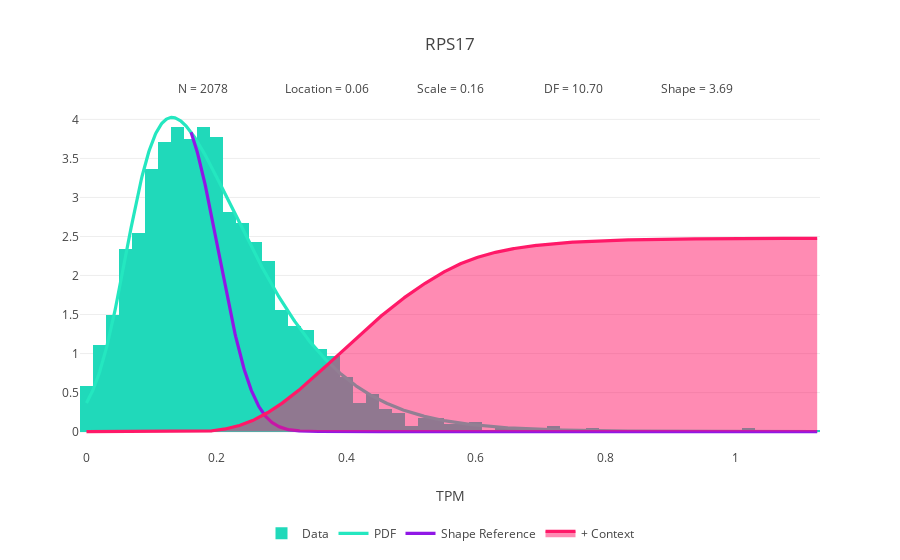

The notebook cell this image was saved under:
### Code cell
for element_type, df in (
    ("feature", feature_x_sample_processed),
    ("sample", feature_x_sample_processed.T),
):

    if SETTING["{}s_to_peek".format(element_type)] is not None:

        for element, element_values in df.loc[
            df.index & SETTING["{}s_to_peek".format(element_type)]
        ].iterrows():

            ccal.plot_context(
                element_values,
                plot_rug=element_values.dropna().size < SETTING["plot_rug_max_size"],
                xaxis_title=SETTING["feature_x_sample_value_name"],
            )

### Figure 1 — Plotly figure (JSON) as saved in the notebook; plotly's stock layout.template omitted (floating-point values rounded to 4 significant figures; data arrays with more than 128 entries replaced by an {"elided": "..."} marker saying what was removed)
{"data": [{"histnorm": "probability density", "hoverinfo": "x+y", "legendgroup": "Data", "marker": {"color": "#20d9ba"}, "name": "Data", "type": "histogram", "uid": "cab484d9-1937-4333-b0fd-186579b41df0", "x": {"elided": "2078 float values"}, "yaxis": "y2"}, {"line": {"color": "#24e7c0", "width": 3.2}, "name": "PDF", "type": "scatter", "uid": "79532c27-db62-4c19-92f6-71c05280fc68", "x": {"elided": "1000 float values"}, "y": {"elided": "1000 float values"}, "yaxis": "y2"}, {"line": {"color": "#9017e6", "width": 3.2}, "name": "Shape Reference", "type": "scatter", "uid": "b4415a77-fff6-463c-8574-efd068479dd8", "x": {"elided": "1000 float values"}, "y": {"elided": "1000 float values"}, "yaxis": "y2"}, {"fill": "tozeroy", "line": {"color": "#0088ff", "width": 3.2}, "name": "- Context", "type": "scatter", "uid": "687a4d0a-eb43-4559-9dbb-90f948cb6b67", "x": [], "y": [], "yaxis": "y2"}, {"fill": "tozeroy", "line": {"color": "#ff1968", "width": 3.2}, "name": "+ Context", "type": "scatter", "uid": "db22bc37-fc39-4fc3-92b6-99560603f2c4", "x": {"elided": "1000 float values"}, "y": {"elided": "1000 float values"}, "yaxis": "y2"}], "layout": {"annotations": [{"showarrow": false, "text": "N = 2078", "x": 0.1667, "xanchor": "center", "xref": "paper", "y": 1.064, "yref": "paper"}, {"showarrow": false, "text": "Location = 0.06", "x": 0.3333, "xanchor": "center", "xref": "paper", "y": 1.064, "yref": "paper"}, {"showarrow": false, "text": "Scale = 0.16", "x": 0.5, "xanchor": "center", "xref": "paper", "y": 1.064, "yref": "paper"}, {"showarrow": false, "text": "DF = 10.70", "x": 0.6667, "xanchor": "center", "xref": "paper", "y": 1.064, "yref": "paper"}, {"showarrow": false, "text": "Shape = 3.69", "x": 0.8333, "xanchor": "center", "xref": "paper", "y": 1.064, "yref": "paper"}], "legend": {"orientation": "h", "x": 0.5, "xanchor": "center", "y": -0.2}, "title": {"text": "RPS17"}, "xaxis": {"anchor": "y", "title": {"text": "TPM"}}, "yaxis": {"domain": [0, 0], "dtick": 1, "showticklabels": false, "zeroline": false}, "yaxis2": {"domain": [0, 1]}}}
